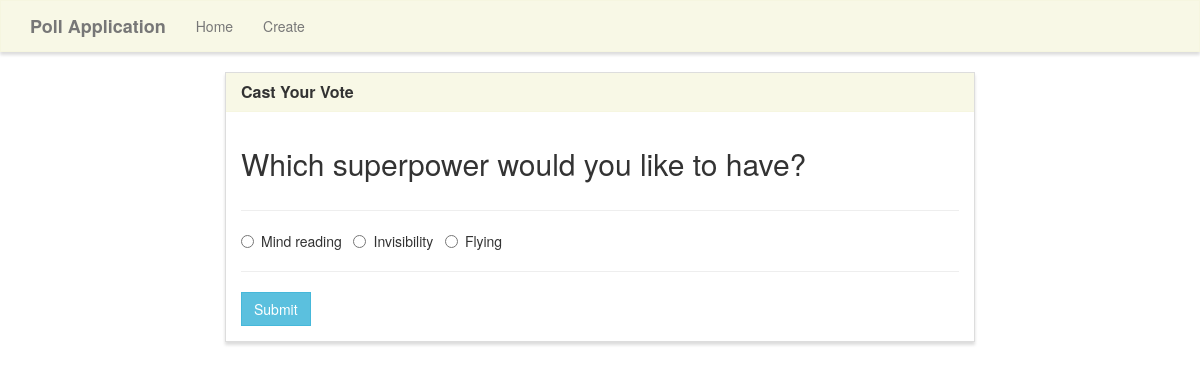
Page /vote/9/ on the committed database.
### poll_app/models.py (models this page shows, shortened)
class pollmodel(models.Model):
    poll_question = models.TextField()
    poll_option_one = models.CharField(max_length=30)
    poll_option_two = models.CharField(max_length=30)
    poll_option_three = models.CharField(max_length=30)
    poll_option_one_count = models.IntegerField(default=0)
    poll_option_two_count = models.IntegerField(default=0)
    poll_option_three_count = models.IntegerField(default=0)

### poll_app/views.py (the view, shortened to what this page needs)
# urls.py: path('vote/<poll_id>/',views.vote, name = "vote"),
def vote(request, poll_id):
    polls = pollmodel.objects.get(pk = poll_id)
    context = {'polls':polls}
    return render(request, 'poll/vote.html', context)

### poll_app/templates/poll/vote.html (shortened to what this page needs)
{% extends "poll/base.html" %} {% block title %}Vote{% endblock %} {% block main %}
<div class="row">
    <div class="col-lg-8 col-lg-offset-2">
        <div class="panel panel-default">
            <div class="panel-heading">
                <h3 class="panel-title">Cast Your Vote</h3>
            </div>
            <div class="panel-body">
                <div class="row">
                    <div class="col-lg-12">
                        <h2>{{polls.poll_question}}</h2>
                    </div>
                </div>
                <div class="row">
                    <div class="col-lg-12">
                        <hr />
                        <form method="POST">
                            <div class="form-group">
                                <div class="radio">
                                    <label>
                                        <input type="radio" name="poll" value="option_one" required>
                                        {{polls.poll_option_one}}
                                    </label> &nbsp;
                                    <label>
                                        <input type="radio" name="poll" value="option_two">
                                        {{polls.poll_option_two}}
                                    </label> &nbsp;
                                    <label>
                                        <input type="radio" name="poll" value="option_three">
                                        {{polls.poll_option_three}}
                                    </label> &nbsp;
                                </div>
                            </div>
                            <hr />
                            <button type="submit" class="btn btn-info">
                                Submit
                            </button>
                        </form>
                    </div>
                </div>
            </div>
        </div>
    </div>
</div>
{% endblock %}

### poll_app/static/style.css (style rules this page uses)
.navbar-default, .btn, .form-control, .panel { border-radius: 0; }
.panel-default>.panel-heading { color: #333; background-color: rgba(245, 245, 220, .7); border-color: rgba(245, 245, 220, .6); border-top-left-radius: 0; border-top-right-radius: 0; }
.panel { box-shadow: 0px 3px 3px 0px #ddd; }
a.navbar-brand, .panel-title { font-weight: bolder; }

### rows in the picture
pollmodel: poll_question "Which superpower would you like to have?", poll_option_one "Mind reading", poll_option_two "Invisibility", poll_option_three "Flying"
